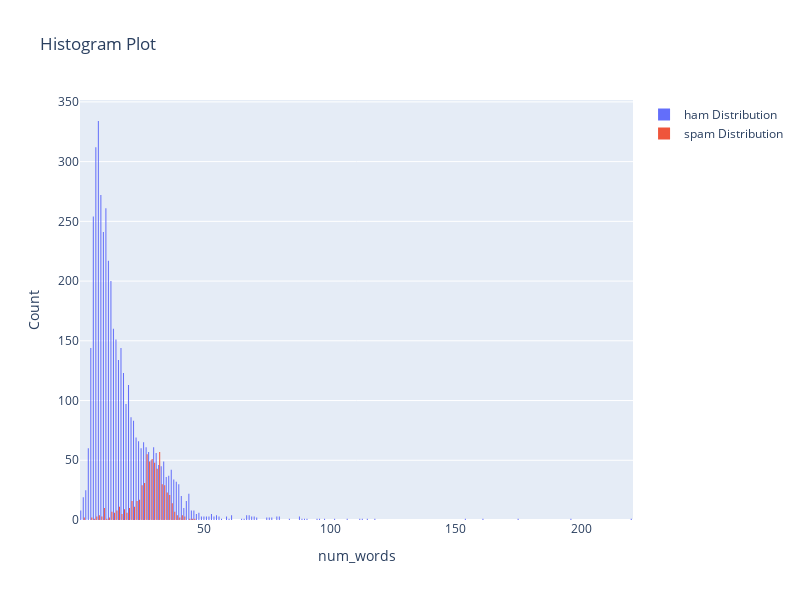

Notebook source saved alongside this figure:
### Code cell
fig = go.Figure()
fig.add_trace(go.Histogram(x = df[df['target'] == 0]['num_words'], name = 'ham Distribution'))
fig.add_trace(go.Histogram(x = df[df['target'] == 1]['num_words'], name = 'spam Distribution'))

#The two histograms are drawn on the top of another.
fig.update_layout(xaxis_title = 'num_words',
                yaxis_title = 'Count',
                 title = 'Histogram Plot',
                 width = 800,
                 height = 600)

fig.show()

### Figure 1 — Plotly figure (JSON) as saved in the notebook; plotly's stock layout.template omitted (floating-point values rounded to 4 significant figures; data arrays with more than 128 entries replaced by an {"elided": "..."} marker saying what was removed)
{"data": [{"name": "ham Distribution", "type": "histogram", "x": {"elided": "4516 int values"}}, {"name": "spam Distribution", "type": "histogram", "x": {"elided": "653 int values"}}], "layout": {"height": 600, "title": {"text": "Histogram Plot"}, "width": 800, "xaxis": {"title": {"text": "num_words"}}, "yaxis": {"title": {"text": "Count"}}}}
